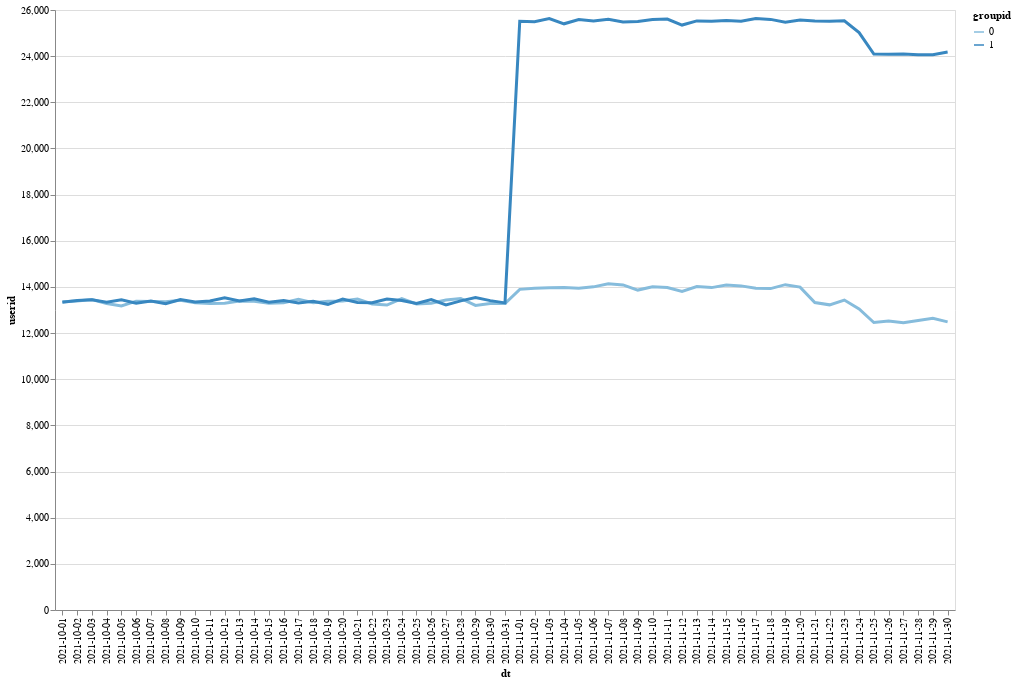

The notebook cell this image was saved under:
### Code cell
alt.Chart(data_act_count).mark_line(size=3).encode(
    alt.X('dt'),
    alt.Y('userid'),
    color='groupid:O',
    tooltip=['userid']
).properties(
    width=900,
    height=600
)

### Figure 1 — Vega-Lite specification as saved in the notebook (floating-point values rounded to 4 significant figures)
{"config": {"view": {"continuousWidth": 400, "continuousHeight": 300}}, "data": {"name": "data-a277913a202cb2a6e0e36e2aa00fd1a8"}, "mark": {"type": "line", "size": 3}, "encoding": {"color": {"field": "groupid", "type": "ordinal"}, "tooltip": [{"field": "userid", "type": "quantitative"}], "x": {"field": "dt", "type": "nominal"}, "y": {"field": "userid", "type": "quantitative"}}, "height": 600, "width": 900, "$schema": "https://vega.github.io/schema/vega-lite/v4.17.0.json", "datasets": {"data-a277913a202cb2a6e0e36e2aa00fd1a8": [{"groupid": 0.0, "dt": "2021-10-01", "userid": 13359, "activity_level": 13359}, {"groupid": 0.0, "dt": "2021-10-02", "userid": 13385, "activity_level": 13385}, {"groupid": 0.0, "dt": "2021-10-03", "userid": 13450, "activity_level": 13450}, {"groupid": 0.0, "dt": "2021-10-04", "userid": 13281, "activity_level": 13281}, {"groupid": 0.0, "dt": "2021-10-05", "userid": 13172, "activity_level": 13172}, {"groupid": 0.0, "dt": "2021-10-06", "userid": 13384, "activity_level": 13384}, {"groupid": 0.0, "dt": "2021-10-07", "userid": 13370, "activity_level": 13370}, {"groupid": 0.0, "dt": "2021-10-08", "userid": 13357, "activity_level": 13357}, {"groupid": 0.0, "dt": "2021-10-09", "userid": 13422, "activity_level": 13422}, {"groupid": 0.0, "dt": "2021-10-10", "userid": 13314, "activity_level": 13314}, {"groupid": 0.0, "dt": "2021-10-11", "userid": 13282, "activity_level": 13282}, {"groupid": 0.0, "dt": "2021-10-12", "userid": 13290, "activity_level": 13290}, {"groupid": 0.0, "dt": "2021-10-13", "userid": 13390, "activity_level": 13390}, {"groupid": 0.0, "dt": "2021-10-14", "userid": 13378, "activity_level": 13378}, {"groupid": 0.0, "dt": "2021-10-15", "userid": 13296, "activity_level": 13296}, {"groupid": 0.0, "dt": "2021-10-16", "userid": 13316, "activity_level": 13316}, {"groupid": 0.0, "dt": "2021-10-17", "userid": 13459, "activity_level": 13459}, {"groupid": 0.0, "dt": "2021-10-18", "userid": 13317, "activity_level": 13317}, {"groupid": 0.0, "dt": "2021-10-19", "userid": 13383, "activity_level": 13383}, {"groupid": 0.0, "dt": "2021-10-20", "userid": 13388, "activity_level": 13388}, {"groupid": 0.0, "dt": "2021-10-21", "userid": 13471, "activity_level": 13471}, {"groupid": 0.0, "dt": "2021-10-22", "userid": 13258, "activity_level": 13258}, {"groupid": 0.0, "dt": "2021-10-23", "userid": 13213, "activity_level": 13213}, {"groupid": 0.0, "dt": "2021-10-24", "userid": 13491, "activity_level": 13491}, {"groupid": 0.0, "dt": "2021-10-25", "userid": 13261, "activity_level": 13261}, {"groupid": 0.0, "dt": "2021-10-26", "userid": 13296, "activity_level": 13296}, {"groupid": 0.0, "dt": "2021-10-27", "userid": 13433, "activity_level": 13433}, {"groupid": 0.0, "dt": "2021-10-28", "userid": 13502, "activity_level": 13502}, {"groupid": 0.0, "dt": "2021-10-29", "userid": 13200, "activity_level": 13200}, {"groupid": 0.0, "dt": "2021-10-30", "userid": 13285, "activity_level": 13285}, {"groupid": 0.0, "dt": "2021-10-31", "userid": 13280, "activity_level": 13280}, {"groupid": 0.0, "dt": "2021-11-01", "userid": 13894, "activity_level": 13894}, {"groupid": 0.0, "dt": "2021-11-02", "userid": 13945, "activity_level": 13945}, {"groupid": 0.0, "dt": "2021-11-03", "userid": 13964, "activity_level": 13964}, {"groupid": 0.0, "dt": "2021-11-04", "userid": 13974, "activity_level": 13974}, {"groupid": 0.0, "dt": "2021-11-05", "userid": 13945, "activity_level": 13945}, {"groupid": 0.0, "dt": "2021-11-06", "userid": 14003, "activity_level": 14003}, {"groupid": 0.0, "dt": "2021-11-07", "userid": 14139, "activity_level": 14139}, {"groupid": 0.0, "dt": "2021-11-08", "userid": 14086, "activity_level": 14086}, {"groupid": 0.0, "dt": "2021-11-09", "userid": 13863, "activity_level": 13863}, {"groupid": 0.0, "dt": "2021-11-10", "userid": 14003, "activity_level": 14003}, {"groupid": 0.0, "dt": "2021-11-11", "userid": 13972, "activity_level": 13972}, {"groupid": 0.0, "dt": "2021-11-12", "userid": 13806, "activity_level": 13806}, {"groupid": 0.0, "dt": "2021-11-13", "userid": 14014, "activity_level": 14014}, {"groupid": 0.0, "dt": "2021-11-14", "userid": 13970, "activity_level": 13970}, {"groupid": 0.0, "dt": "2021-11-15", "userid": 14084, "activity_level": 14084}, {"groupid": 0.0, "dt": "2021-11-16", "userid": 14045, "activity_level": 14045}, {"groupid": 0.0, "dt": "2021-11-17", "userid": 13943, "activity_level": 13943}, {"groupid": 0.0, "dt": "2021-11-18", "userid": 13927, "activity_level": 13927}, {"groupid": 0.0, "dt": "2021-11-19", "userid": 14098, "activity_level": 14098}, {"groupid": 0.0, "dt": "2021-11-20", "userid": 13991, "activity_level": 13991}, {"groupid": 0.0, "dt": "2021-11-21", "userid": 13322, "activity_level": 13322}, {"groupid": 0.0, "dt": "2021-11-22", "userid": 13223, "activity_level": 13223}, {"groupid": 0.0, "dt": "2021-11-23", "userid": 13431, "activity_level": 13431}, {"groupid": 0.0, "dt": "2021-11-24", "userid": 13044, "activity_level": 13044}, {"groupid": 0.0, "dt": "2021-11-25", "userid": 12457, "activity_level": 12457}, {"groupid": 0.0, "dt": "2021-11-26", "userid": 12528, "activity_level": 12528}, {"groupid": 0.0, "dt": "2021-11-27", "userid": 12451, "activity_level": 12451}, {"groupid": 0.0, "dt": "2021-11-28", "userid": 12549, "activity_level": 12549}, {"groupid": 0.0, "dt": "2021-11-29", "userid": 12637, "activity_level": 12637}, {"groupid": 0.0, "dt": "2021-11-30", "userid": 12486, "activity_level": 12486}, {"groupid": 1.0, "dt": "2021-10-01", "userid": 13337, "activity_level": 13337}, {"groupid": 1.0, "dt": "2021-10-02", "userid": 13410, "activity_level": 13410}, {"groupid": 1.0, "dt": "2021-10-03", "userid": 13441, "activity_level": 13441}, {"groupid": 1.0, "dt": "2021-10-04", "userid": 13341, "activity_level": 13341}, {"groupid": 1.0, "dt": "2021-10-05", "userid": 13439, "activity_level": 13439}, {"groupid": 1.0, "dt": "2021-10-06", "userid": 13295, "activity_level": 13295}, {"groupid": 1.0, "dt": "2021-10-07", "userid": 13388, "activity_level": 13388}, {"groupid": 1.0, "dt": "2021-10-08", "userid": 13271, "activity_level": 13271}, {"groupid": 1.0, "dt": "2021-10-09", "userid": 13449, "activity_level": 13449}, {"groupid": 1.0, "dt": "2021-10-10", "userid": 13344, "activity_level": 13344}, {"groupid": 1.0, "dt": "2021-10-11", "userid": 13394, "activity_level": 13394}, {"groupid": 1.0, "dt": "2021-10-12", "userid": 13525, "activity_level": 13525}, {"groupid": 1.0, "dt": "2021-10-13", "userid": 13389, "activity_level": 13389}, {"groupid": 1.0, "dt": "2021-10-14", "userid": 13486, "activity_level": 13486}, {"groupid": 1.0, "dt": "2021-10-15", "userid": 13339, "activity_level": 13339}, {"groupid": 1.0, "dt": "2021-10-16", "userid": 13410, "activity_level": 13410}, {"groupid": 1.0, "dt": "2021-10-17", "userid": 13303, "activity_level": 13303}, {"groupid": 1.0, "dt": "2021-10-18", "userid": 13380, "activity_level": 13380}, {"groupid": 1.0, "dt": "2021-10-19", "userid": 13246, "activity_level": 13246}, {"groupid": 1.0, "dt": "2021-10-20", "userid": 13470, "activity_level": 13470}, {"groupid": 1.0, "dt": "2021-10-21", "userid": 13323, "activity_level": 13323}, {"groupid": 1.0, "dt": "2021-10-22", "userid": 13318, "activity_level": 13318}, {"groupid": 1.0, "dt": "2021-10-23", "userid": 13477, "activity_level": 13477}, {"groupid": 1.0, "dt": "2021-10-24", "userid": 13410, "activity_level": 13410}, {"groupid": 1.0, "dt": "2021-10-25", "userid": 13280, "activity_level": 13280}, {"groupid": 1.0, "dt": "2021-10-26", "userid": 13456, "activity_level": 13456}, {"groupid": 1.0, "dt": "2021-10-27", "userid": 13217, "activity_level": 13217}, {"groupid": 1.0, "dt": "2021-10-28", "userid": 13396, "activity_level": 13396}, {"groupid": 1.0, "dt": "2021-10-29", "userid": 13539, "activity_level": 13539}, {"groupid": 1.0, "dt": "2021-10-30", "userid": 13407, "activity_level": 13407}, {"groupid": 1.0, "dt": "2021-10-31", "userid": 13309, "activity_level": 13309}, {"groupid": 1.0, "dt": "2021-11-01", "userid": 25515, "activity_level": 25515}, {"groupid": 1.0, "dt": "2021-11-02", "userid": 25493, "activity_level": 25493}, {"groupid": 1.0, "dt": "2021-11-03", "userid": 25630, "activity_level": 25630}, {"groupid": 1.0, "dt": "2021-11-04", "userid": 25402, "activity_level": 25402}, {"groupid": 1.0, "dt": "2021-11-05", "userid": 25590, "activity_level": 25590}, {"groupid": 1.0, "dt": "2021-11-06", "userid": 25528, "activity_level": 25528}, {"groupid": 1.0, "dt": "2021-11-07", "userid": 25597, "activity_level": 25597}, {"groupid": 1.0, "dt": "2021-11-08", "userid": 25478, "activity_level": 25478}, {"groupid": 1.0, "dt": "2021-11-09", "userid": 25504, "activity_level": 25504}, {"groupid": 1.0, "dt": "2021-11-10", "userid": 25590, "activity_level": 25590}, {"groupid": 1.0, "dt": "2021-11-11", "userid": 25605, "activity_level": 25605}, {"groupid": 1.0, "dt": "2021-11-12", "userid": 25348, "activity_level": 25348}, {"groupid": 1.0, "dt": "2021-11-13", "userid": 25528, "activity_level": 25528}, {"groupid": 1.0, "dt": "2021-11-14", "userid": 25512, "activity_level": 25512}, {"groupid": 1.0, "dt": "2021-11-15", "userid": 25542, "activity_level": 25542}, {"groupid": 1.0, "dt": "2021-11-16", "userid": 25515, "activity_level": 25515}, {"groupid": 1.0, "dt": "2021-11-17", "userid": 25631, "activity_level": 25631}, {"groupid": 1.0, "dt": "2021-11-18", "userid": 25593, "activity_level": 25593}, {"groupid": 1.0, "dt": "2021-11-19", "userid": 25472, "activity_level": 25472}, {"groupid": 1.0, "dt": "2021-11-20", "userid": 25567, "activity_level": 25567}, {"groupid": 1.0, "dt": "2021-11-21", "userid": 25526, "activity_level": 25526}, {"groupid": 1.0, "dt": "2021-11-22", "userid": 25516, "activity_level": 25516}, {"groupid": 1.0, "dt": "2021-11-23", "userid": 25532, "activity_level": 25532}, {"groupid": 1.0, "dt": "2021-11-24", "userid": 25019, "activity_level": 25019}, {"groupid": 1.0, "dt": "2021-11-25", "userid": 24093, "activity_level": 24093}, {"groupid": 1.0, "dt": "2021-11-26", "userid": 24080, "activity_level": 24080}, {"groupid": 1.0, "dt": "2021-11-27", "userid": 24097, "activity_level": 24097}, {"groupid": 1.0, "dt": "2021-11-28", "userid": 24061, "activity_level": 24061}, {"groupid": 1.0, "dt": "2021-11-29", "userid": 24063, "activity_level": 24063}, {"groupid": 1.0, "dt": "2021-11-30", "userid": 24178, "activity_level": 24178}]}}
